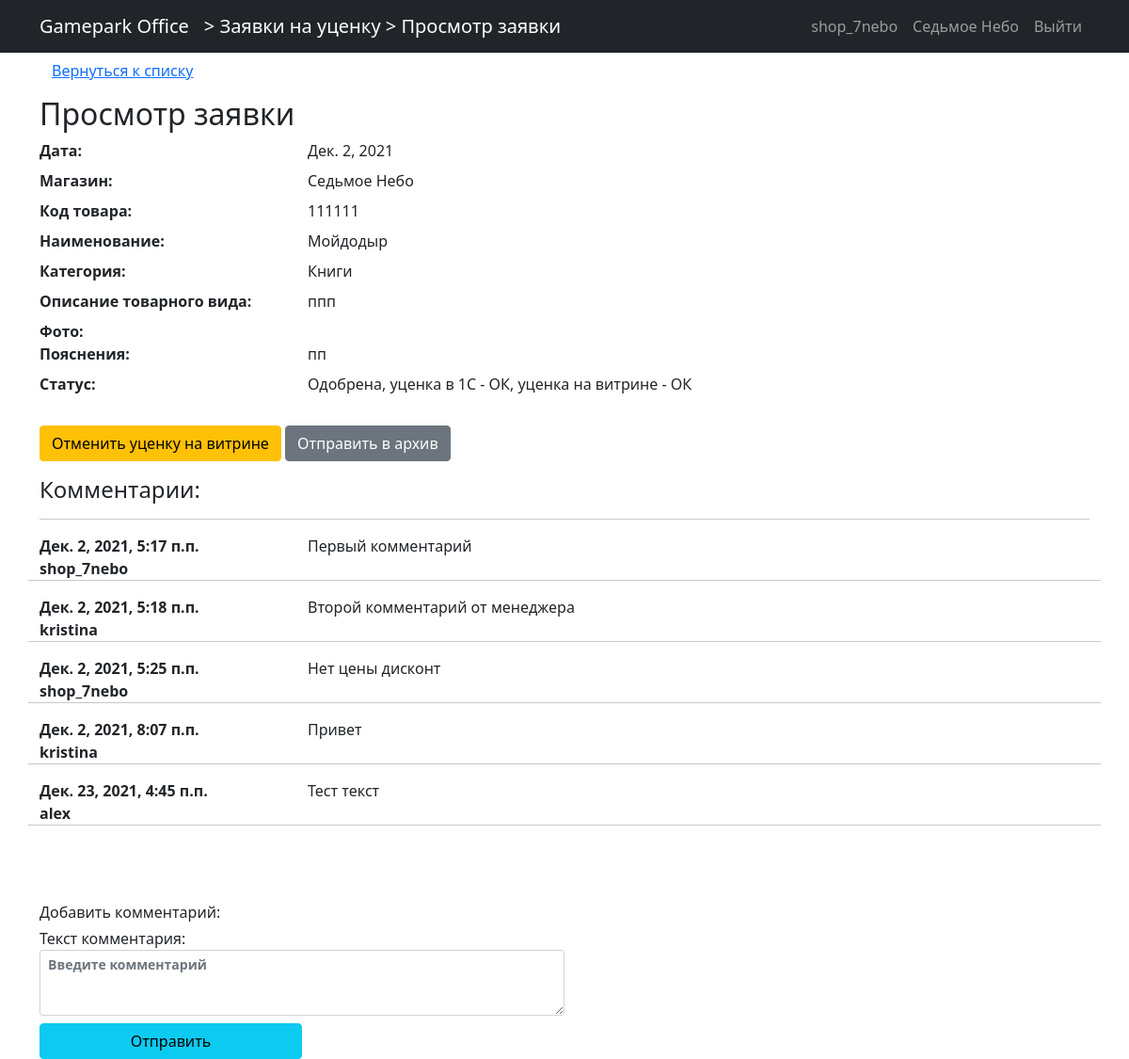
The app's page /zayavki/19?prev=/zayavki/all/ (signed in) with its own data.
### users/models.py (models this page shows)
class User(AbstractUser):
    email = models.EmailField(blank=True)
    role = models.ForeignKey(Roles, on_delete=models.PROTECT, null=True, default=None)
    shop = models.ForeignKey(Shops, on_delete=models.PROTECT, null=True, default=None, blank=True)

class Shops(models.Model):
    nameshop = models.CharField(max_length=30)
    class Meta:
        verbose_name_plural = "Магазины"
        verbose_name = "Магазин"
    def __str__(self):
        return self.nameshop

class Category(models.Model):
    name = models.CharField(max_length=30)
    class Meta:
        verbose_name_plural = "Категории"
        verbose_name = "Категория"
    def __str__(self):
        return self.name

### zayavki/models.py (models this page shows, shortened)
class Zayavka(models.Model):
    user = models.ForeignKey(
        User, default=None, null=True, on_delete=models.PROTECT)
    data = models.DateField(auto_now_add=True)
    category = models.ForeignKey(Category, on_delete=models.PROTECT)
    code = models.CharField(max_length=10)
    name = models.CharField(max_length=100)
    description = models.TextField()
    clarification = models.TextField()
    foto1 = models.ImageField(upload_to="zayavki/foto", blank=True)
    foto2 = models.ImageField(upload_to="zayavki/foto", blank=True)
    status1 = models.BooleanField(default=False)  # одобрено
    status2 = models.BooleanField(default=False)  # отклонено
    status3 = models.BooleanField(default=False)  # уценено
    status4 = models.BooleanField(default=False)  # ценник сменен
    status5 = models.BooleanField(default=False)  # в архиве
    status6 = models.BooleanField(default=False)
    clarification_of_manager = models.CharField(max_length=150, blank=True)
    manager = models.ForeignKey(
        User, default=None, null=True, on_delete=models.PROTECT, related_name='+')
    class Meta:
        verbose_name_plural = "Заявки"
        verbose_name = "Заявка"

class Comments2(models.Model):
    object_id = models.PositiveSmallIntegerField(null=True)
    created = models.DateTimeField(auto_now_add=True)
    autor = models.CharField(max_length=50, default="")
    body = models.TextField(null=True)  # текст комментария
    active = models.BooleanField(default=True)
    class Meta:
        verbose_name_plural = "Комментарии"
        verbose_name = "Комментарий"

### zayavki/views.py (the view)
# urls.py: path("<int:pk>", ZayavkaDetail.as_view(), name="zayavka-detail"),
class ZayavkaDetail(LoginRequiredMixin, DetailView):
    model = Zayavka
    template_name = "zayavki/zayavka_detail.html"
    def get_context_data(self, **kwargs):
        context = super().get_context_data(**kwargs)
        zayavka = ZayavkaProperties(self.get_object(), self.request.user)
        context["title"] = "Просмотр заявки"
        context["name_page"] = "Просмотр заявки"
        context["access_open"] = zayavka.is_access_open()
        context["status_as_text"] = zayavka.get_status_as_text()
        context['btns'] = zayavka.get_btns()
        context['comments'] = get_comments(self.get_object())
        context['comments_form'] = CommentForm
        context['prev'] = self.request.GET.get('prev')
        return context

### zayavki/services_comments.py (called while the page is built)
def get_comments(zayavka:Zayavka):
    return Comments2.objects.filter(object_id=zayavka.id).order_by("created")

### zayavki/services_zayavka_detail.py (called while the page is built)
    def is_can_be_edited(self) -> bool:
        if self.zayavka.user.shop == self.user.shop and not self.zayavka.status1 and not self.zayavka.status2 and not self.zayavka.status5:
            return True
        else:
            return False

    def is_can_be_approved(self) -> bool:
        if not self.zayavka.status1 and not self.zayavka.status2 and not self.zayavka.status5 and self.user.role.namerole[:3] == "Мен":
            return True
        else:
            return False

    def is_can_be_cancel_approved(self) -> bool:
        if (self.zayavka.status1 or self.zayavka.status2) and not self.zayavka.status3 and not self.zayavka.status5 and self.user.role.namerole[:3] == "Мен":
            return True
        else:
            return False

    def is_can_be_discounted_in_1C(self) -> bool:
        if self.zayavka.status1 and not self.zayavka.status3 and not self.zayavka.status5 and self.user.role.namerole == "Менеджер по уценке":
            return True
        else:
            return False

    def is_can_be_cancel_discounted_in_1C(self) -> bool:
        if self.zayavka.status3 and not self.zayavka.status4 and not self.zayavka.status5 and self.user.role.namerole == "Менеджер по уценке":
            return True
        else:
            return False

    def is_can_be_discounted_in_shop(self) -> bool:
        if self.zayavka.status3 and not self.zayavka.status4 and not self.zayavka.status5 and self.user.role.namerole == "Магазин":
            return True
        else:
            return False

    def is_can_be_cancel_discounted_in_shop(self) -> bool:
        if self.zayavka.status4 and not self.zayavka.status5 and self.user.role.namerole == "Магазин":
            return True
        else:
            return False

    def is_can_be_sent_to_archive(self) -> bool:
        if (self.zayavka.status4 or self.zayavka.status2) and not self.zayavka.status5 and (self.user.role.namerole == "Магазин" or self.user.role.namerole == "Менеджер по уценке"):
            return True
        else:
            return False

    def is_can_be_restored(self) -> bool:
        if self.zayavka.status5:
            return True
        else:
            return False

    def is_access_open(self) -> bool:
        if self.zayavka.user.shop == self.user.shop or self.user.role.namerole[:3] == "Мен":
            return True
        else:
            return False

### zayavki/templates/zayavki/zayavka_detail.html (shortened to what this page needs)
{% extends 'main_page/base.html' %}
{% load  static %}
{% block name_app %}
    <a class="navbar-brand flex-grow-1" href="{% url 'zayavki:zayavki_list' %}"> > Заявки на уценку > {{ name_page }} </a>
{% endblock name_app %}
{% block content %}
    <a href="{{ prev }}" class="btn btn-link mb-2">Вернуться к списку</a>
    {% if access_open %}
        <h2>Просмотр заявки</h2>
        <dl class="row">
            <dt class="col-sm-3">Дата:</dt>
            <dd class="col-sm-9">{{ zayavka.data }}</dd>
            <dt class="col-sm-3">Магазин:</dt>
            <dd class="col-sm-9">{{ zayavka.user.shop }}</dd>
            <dt class="col-sm-3">Код товара:</dt>
            <dd class="col-sm-9">{{ zayavka.code }}</dd>
            <dt class="col-sm-3">Наименование:</dt>
            <dd class="col-sm-9">{{ zayavka.name }}</dd>
            <dt class="col-sm-3">Категория:</dt>
            <dd class="col-sm-9">{{ zayavka.category }}</dd>
            <dt class="col-sm-3">Описание товарного вида:</dt>
            <dd class="col-sm-9">{{ zayavka.description }}</dd>
            <dt class="col-sm-3">Фото:</dt>
            <dd class="col-sm-9">
            </dd>
            <dt class="col-sm-3">Пояснения:</dt>
            <dd class="col-sm-9">{{ zayavka.clarification }}</dd>
            <dt class="col-sm-3">Статус:</dt>
            <dd class="col-sm-9">{{ status_as_text }}</dd>
        </dl>
        <form action="{% url 'zayavki:zayavka-command' %}" method="post">
            {% for btn in btns  %}
                <input  type="submit" class="btn {{btn.btn_class}} mt-2" value="{{btn.btn_value}}" name="{{btn.btn_name}}">
            {% endfor %}
        </form>
        {% include "zayavki/comments.html" %}
    {% else %}
        <p> Данная заявка вам недоступна! </p>
    {% endif %}
{% endblock content %}

### main_page/templates/main_page/base.html (shortened to what this page needs)
{% load static %}
<!DOCTYPE html>
<html lang="en">
<head>
    <link href= {% static 'bootstrap-5/css/bootstrap.min.css' %}  rel="stylesheet">
</head>
<body>
<nav class="navbar navbar-expand-lg navbar-dark bg-dark">
    <div class="container">
        <a class="navbar-brand "
           href="{% url 'main_page:index' %}">
           Gamepark Office
        </a>
        {% block name_app %}{% endblock name_app %}
        <div class="collapse navbar-collapse flex-grow-0" id="navbarContent">
            <ul class="navbar-nav">
                {% if user.is_authenticated %}
                <li class="nav-item">
                    <a class="nav-link" href="{% url 'users:profile' %}">{{user.username }} </a>
                </li>
                    {% if user.shop %}
                        <li class="nav-item">
                            <a class="nav-link" href="{% url 'users:profile' %}">{{user.shop }} </a>
                        </li>
                    {% endif %}
                    <li class="nav-item">
                        <a class="nav-link" href="{% url 'users:logout' %}">Выйти </a>
                    </li>
                {% else %}
                    <li class="nav-item">
                        <a class="nav-link" href="{% url 'users:login' %}">Войти <i class="fas fa-sign-in-alt"></i></a>
                    </li>
                {% endif %}
            </ul>
        </div>
    </div>
</nav>
<div class="container">
    {% block content %} {% endblock content %}
</div>
</body>
</html>

### zayavki/templates/zayavki/comments.html (shortened to what this page needs)
<h4 class="mt-3 mb-3">Комментарии:</h4>
<hr/>
    <dl class="row">
        {% for comment in comments%}
            <dt class="col-sm-3">{{ comment.created }} <br> {{ comment.autor }}</dt>
            <dd class="col-sm-9">{{ comment.body}}</dd>
            <hr/>
        {% endfor %}
    </dl>
<br>
<br>
Добавить комментарий:
<form action="{% url 'zayavki:add-comment' %}" method="post">
    <div class="col-md-6 col-sm-12">
        <label class="form-label mb-0 mt-1 " for={{comments_form.body.id_for_input}}>Текст комментария:</label>
        {{ comments_form.body}}
     </div>
    <input class="col-md-3 col-sm-12 btn btn-info btn-block mt-2 " type="submit" value="Отправить" >
</form>

### records on screen
User: username "shop_7nebo", shop "Седьмое Небо"
Zayavka: data "Дек. 2, 2021", user.shop "Седьмое Небо", code "111111", name "Мойдодыр", category "Книги", description "ппп", clarification "пп"
Comments2: created "Дек. 2, 2021, 5:17 п.п.", autor "shop_7nebo", body "Первый комментарий"
Comments2: created "Дек. 2, 2021, 5:18 п.п.", autor "kristina", body "Второй комментарий от менеджера"
Comments2: created "Дек. 2, 2021, 5:25 п.п.", autor "shop_7nebo", body "Нет цены дисконт"
Comments2: created "Дек. 2, 2021, 8:07 п.п.", autor "kristina", body "Привет"
Comments2: created "Дек. 23, 2021, 4:45 п.п.", autor "alex", body "Тест текст"

### other values on screen
{{ name_page }} "Просмотр заявки"
{{ status_as_text }} "Одобрена, уценка в 1С - ОК, уценка на витрине - ОК"
